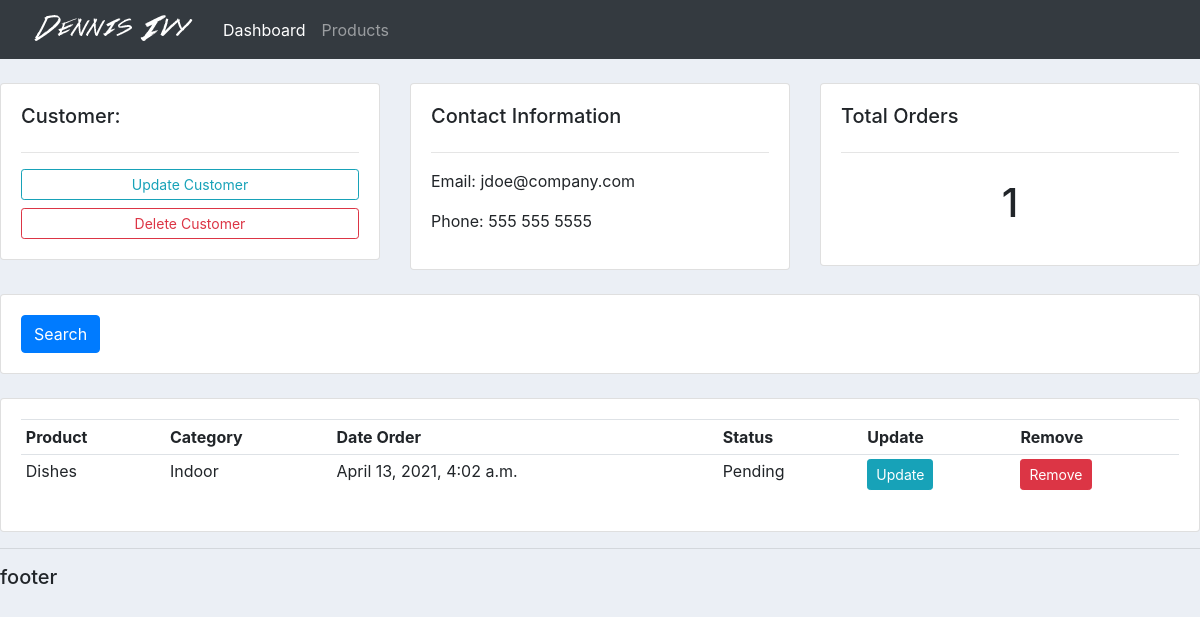
Screenshot of /customer/3 with the database file from the repository.
### accounts/models.py (models this page shows, shortened)
class Customer(models.Model):
    name = models.CharField(max_length=200, null=True)
    phone = models.CharField(max_length=200, null=True)
    email = models.EmailField(null=True)
    date_created = models.DateTimeField(auto_now_add=True, null=True)

class Order(models.Model):
    STATUS = (
        ('Pending', 'Pending'),
        ('Out for delivery', 'Out for delivery'),
        ('Delivered', 'Delivered'),
    )
    customer = models.ForeignKey(Customer, null=True, on_delete=models.SET_NULL)
    product = models.ForeignKey(Product, null=True, on_delete=models.SET_NULL)
    date_created = models.DateTimeField(auto_now_add=True, null=True)
    status = models.CharField(max_length=200, null=True, choices=STATUS)

class Product(models.Model):
    CATEGORY = (
        ('Indoor', 'Indoor'),
        ('Outdoor', 'Outdoor'),
    )
    name = models.CharField(max_length=200, null=True)
    price = models.DecimalField(max_digits=20, decimal_places=2, null=True)
    category = models.CharField(max_length=200, choices=CATEGORY, null=True)
    description = models.CharField(max_length=200, null=True, blank=True)
    date_created = models.DateTimeField(auto_now_add=True, null=True)
    tags = models.ManyToManyField(Tag)
    def __str__(self):
        return self.name

### accounts/views.py (the view)
# urls.py: path('customer/<str:pk>', customer, name='customer')
def customer(request, pk):
    customer = Customer.objects.get(id=pk)
    orders = customer.order_set.all()
    order_count = orders.count()
    contex = {
        'customer': customer,
        'orders': orders,
        'order_count': order_count,
    }
    return render(request, 'accounts/customer.html', contex)

### accounts/templates/accounts/customer.html
{% extends 'accounts/main.html' %}
{% block content %}
    <br>
<div class="row">
	<div class="col-md">
		<div class="card card-body">
			<h5>Customer:</h5>
			<hr>
			<a class="btn btn-outline-info  btn-sm btn-block" href="">Update Customer</a>
			<a class="btn btn-outline-danger  btn-sm btn-block" href="">Delete Customer</a>
		</div>
	</div>
	<div class="col-md">
		<div class="card card-body">
			<h5>Contact Information</h5>
			<hr>
			<p>Email: {{ customer.email }}</p>
			<p>Phone: {{ customer.phone }}</p>
		</div>
	</div>
	<div class="col-md">
		<div class="card card-body">
			<h5>Total Orders</h5>
			<hr>
			<h1 style="text-align: center;padding: 10px">
                {{ order_count }}
            </h1>
		</div>
	</div>
</div>
<br>
<div class="row">
	<div class="col">
		<div class="card card-body">
			<form method="get">
		    <button class="btn btn-primary" type="submit">Search</button>
		  </form>
		</div>
	</div>
</div>
<br>
<div class="row">
	<div class="col-md">
		<div class="card card-body">
			<table class="table table-sm">
				<tr>
					<th>Product</th>
					<th>Category</th>
					<th>Date Order</th>
					<th>Status</th>
					<th>Update</th>
					<th>Remove</th>
				</tr>
                {% for order in orders %}
                    <tr>
                        <td>{{ order.product }}</td>
                        <td>{{ order.product.category }}</td>
                        <td>{{ order.date_created }}</td>
                        <td>{{ order.status }}</td>
                        <td><a class="btn btn-sm btn-info" href="">Update</a></td>
                        <td><a class="btn btn-sm btn-danger" href="">Remove</a></td>
                    </tr>
                {% endfor %}
			</table>
		</div>
	</div>
</div>
{% endblock content %}

### static/css/main.css (style rules this page uses)
body { background-color: #ebeff5; }

### rows the page displays
Customer: email "jdoe@company.com", phone "555 555 5555"
Order: product "Dishes", product.category "Indoor", date_created "April 13, 2021, 4:02 a.m.", status "Pending"

### other values shown
{{ order_count }} "1"
